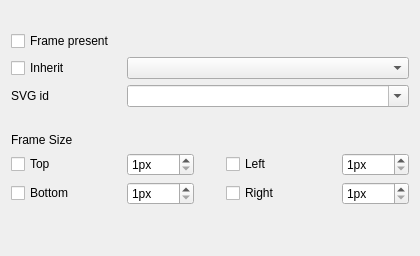
          <widget class="QWidget" name="tabWidgetPage2">
           <attribute name="icon">
            <iconset resource="ThemeBuilderUIBase.qrc">
             <normaloff>:/icon/pixmaps/frame.png</normaloff>:/icon/pixmaps/frame.png</iconset>
           </attribute>
           <attribute name="title">
            <string>Frame</string>
           </attribute>
           <layout class="QGridLayout" name="gridLayout_17">
            <item row="1" column="0" colspan="2">
             <layout class="QGridLayout" name="gridLayout_16">
              <item row="3" column="0" colspan="5">
               <spacer name="verticalSpacer_10">
                <property name="orientation">
                 <enum>Qt::Vertical</enum>
                </property>
                <property name="sizeType">
                 <enum>QSizePolicy::Fixed</enum>
                </property>
                <property name="sizeHint" stdset="0">
                 <size>
                  <width>20</width>
                  <height>20</height>
                 </size>
                </property>
               </spacer>
              </item>
              <item row="5" column="2" rowspan="2">
               <spacer name="horizontalSpacer_4">
                <property name="orientation">
                 <enum>Qt::Horizontal</enum>
                </property>
                <property name="sizeType">
                 <enum>QSizePolicy::Fixed</enum>
                </property>
                <property name="sizeHint" stdset="0">
                 <size>
                  <width>20</width>
                  <height>20</height>
                 </size>
                </property>
               </spacer>
              </item>
              <item row="1" column="1" colspan="4">
               <widget class="QComboBox" name="comboBox_2"/>
              </item>
              <item row="2" column="0">
               <widget class="QLabel" name="label_7">
                <property name="minimumSize">
                 <size>
                  <width>110</width>
                  <height>0</height>
                 </size>
                </property>
                <property name="text">
                 <string>SVG id</string>
                </property>
               </widget>
              </item>
              <item row="5" column="1">
               <widget class="QSpinBox" name="spinBox_8">
                <property name="suffix">
                 <string>px</string>
                </property>
                <property name="minimum">
                 <number>1</number>
                </property>
                <property name="maximum">
                 <number>9999</number>
                </property>
               </widget>
              </item>
              <item row="2" column="1" colspan="4">
               <widget class="QComboBox" name="comboBox_3">
                <property name="editable">
                 <bool>true</bool>
                </property>
               </widget>
              </item>
              <item row="5" column="4">
               <widget class="QSpinBox" name="spinBox_10">
                <property name="suffix">
                 <string>px</string>
                </property>
                <property name="minimum">
                 <number>1</number>
                </property>
                <property name="maximum">
                 <number>9999</number>
                </property>
               </widget>
              </item>
              <item row="6" column="1">
               <widget class="QSpinBox" name="spinBox_9">
                <property name="suffix">
                 <string>px</string>
                </property>
                <property name="minimum">
                 <number>1</number>
                </property>
                <property name="maximum">
                 <number>9999</number>
                </property>
               </widget>
              </item>
              <item row="6" column="4">
               <widget class="QSpinBox" name="spinBox_11">
                <property name="suffix">
                 <string>px</string>
                </property>
                <property name="minimum">
                 <number>1</number>
                </property>
                <property name="maximum">
                 <number>9999</number>
                </property>
               </widget>
              </item>
              <item row="1" column="0">
               <widget class="QCheckBox" name="checkBox_9">
                <property name="minimumSize">
                 <size>
                  <width>110</width>
                  <height>0</height>
                 </size>
                </property>
                <property name="text">
                 <string>Inherit</string>
                </property>
               </widget>
              </item>
              <item row="5" column="3">
               <widget class="QCheckBox" name="checkBox_12">
                <property name="minimumSize">
                 <size>
                  <width>110</width>
                  <height>0</height>
                 </size>
                </property>
                <property name="text">
                 <string>Left</string>
                </property>
               </widget>
              </item>
              <item row="6" column="0">
               <widget class="QCheckBox" name="checkBox_11">
                <property name="minimumSize">
                 <size>
                  <width>110</width>
                  <height>0</height>
                 </size>
                </property>
                <property name="text">
                 <string>Bottom</string>
                </property>
               </widget>
              </item>
              <item row="6" column="3">
               <widget class="QCheckBox" name="checkBox_13">
                <property name="minimumSize">
                 <size>
                  <width>110</width>
                  <height>0</height>
                 </size>
                </property>
                <property name="text">
                 <string>Right</string>
                </property>
               </widget>
              </item>
              <item row="5" column="0">
               <widget class="QCheckBox" name="checkBox_10">
                <property name="minimumSize">
                 <size>
                  <width>110</width>
                  <height>0</height>
                 </size>
                </property>
                <property name="text">
                 <string>Top</string>
                </property>
               </widget>
              </item>
              <item row="0" column="0">
               <widget class="QCheckBox" name="checkBox_21">
                <property name="minimumSize">
                 <size>
                  <width>110</width>
                  <height>0</height>
                 </size>
                </property>
                <property name="text">
                 <string>Frame present</string>
                </property>
               </widget>
              </item>
              <item row="4" column="0">
               <widget class="QLabel" name="label_9">
                <property name="text">
                 <string>Frame Size</string>
                </property>
               </widget>
              </item>
             </layout>
            </item>
            <item row="0" column="0" colspan="2">
             <spacer name="verticalSpacer_7">
              <property name="orientation">
               <enum>Qt::Vertical</enum>
              </property>
              <property name="sizeType">
               <enum>QSizePolicy::Fixed</enum>
              </property>
              <property name="sizeHint" stdset="0">
               <size>
                <width>20</width>
                <height>20</height>
               </size>
              </property>
             </spacer>
            </item>
            <item row="2" column="0" colspan="2">
             <spacer name="verticalSpacer_6">
              <property name="orientation">
               <enum>Qt::Vertical</enum>
              </property>
              <property name="sizeHint" stdset="0">
               <size>
                <width>20</width>
                <height>40</height>
               </size>
              </property>
             </spacer>
            </item>
           </layout>
          </widget>
